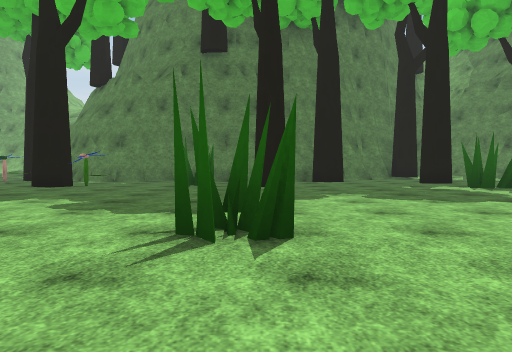
View 1 (above)

24 first-person views from a walk through a scene from a Unity 3-D project. The camera is 1.2 m above the floor, tilts 2° down and sees 70° across. The floor is counted in squares, 2 m on a side. Each view is taken from the middle of a square. On the plan, view 1 faces up. The plan holds only what a view shows up to about 10 squares ahead; the rest is blank. The place goes on beyond the plan. Some animated figures are left out. Surface patterns are stand-ins for the level's own textures.

View 2
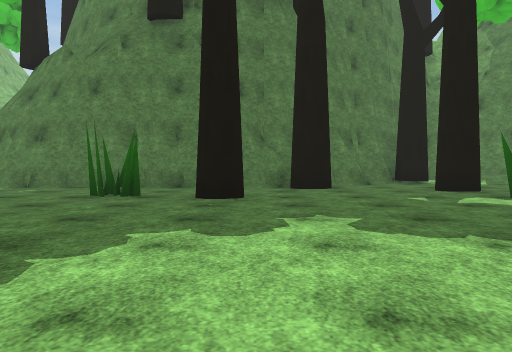

View 3
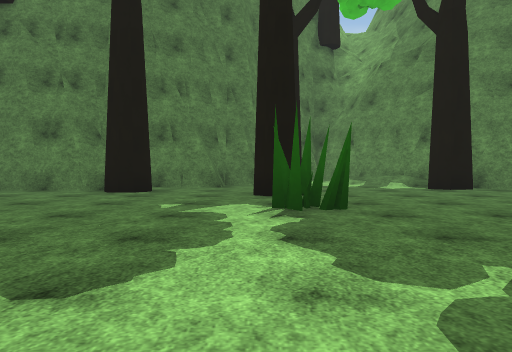

View 4
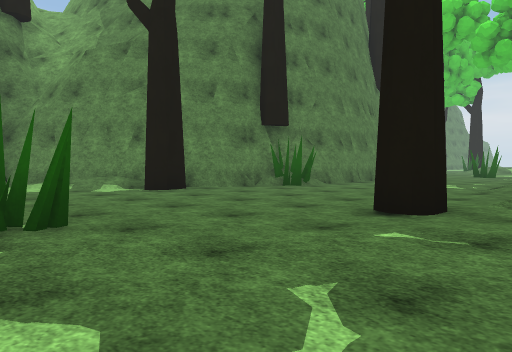

View 5
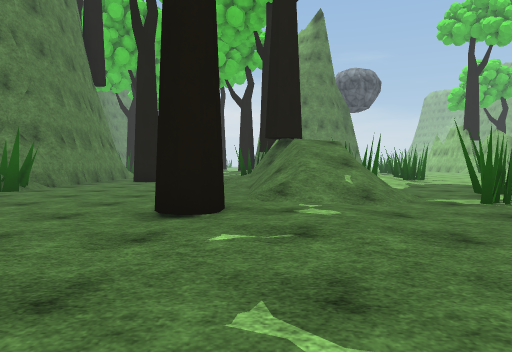

View 6
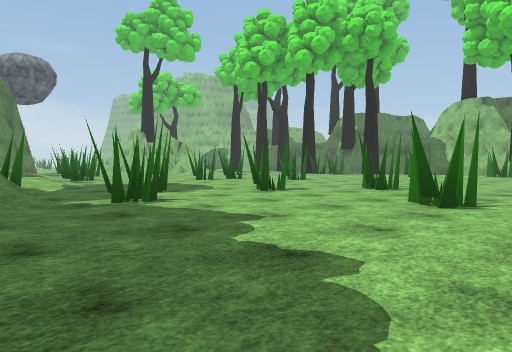

View 7
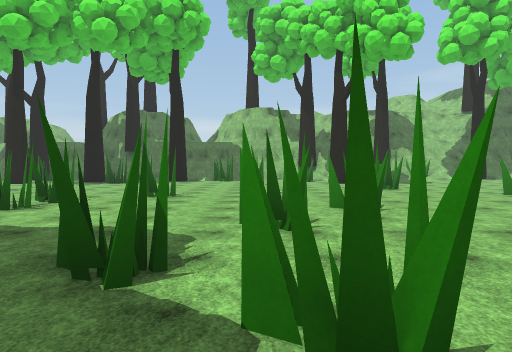

View 8
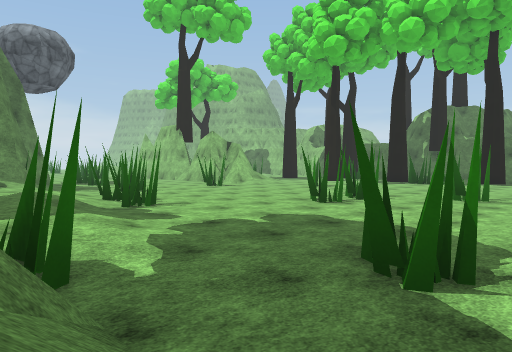

View 9
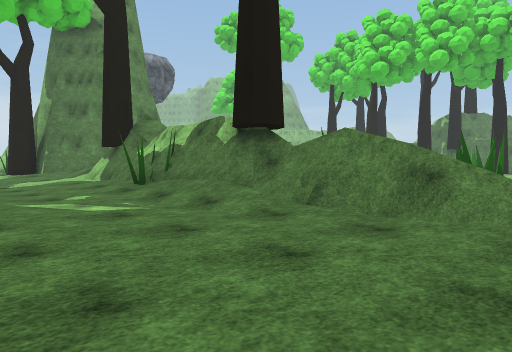

View 10
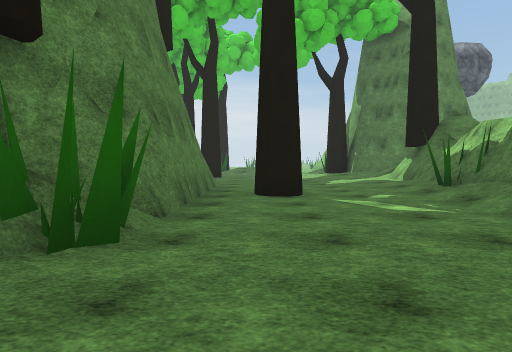

View 11
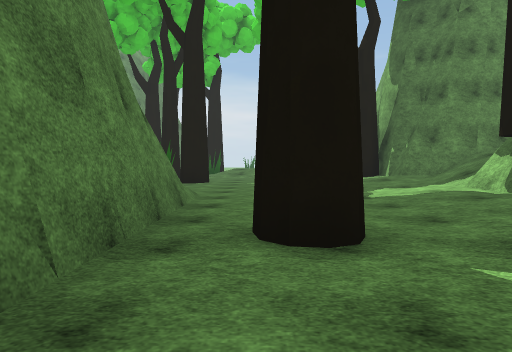

View 12
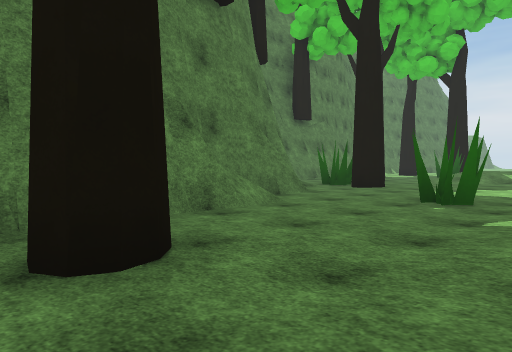

View 13
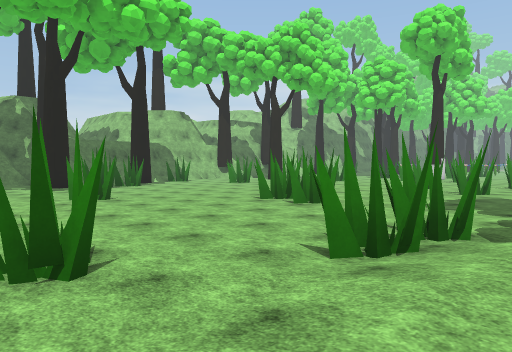

View 14
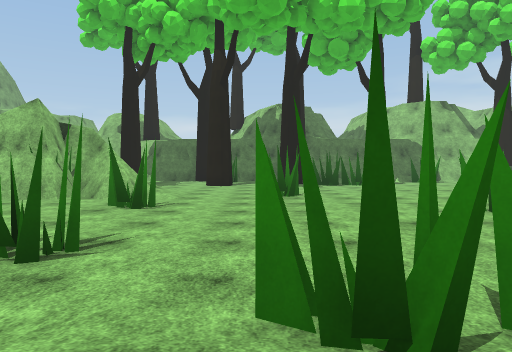

View 15
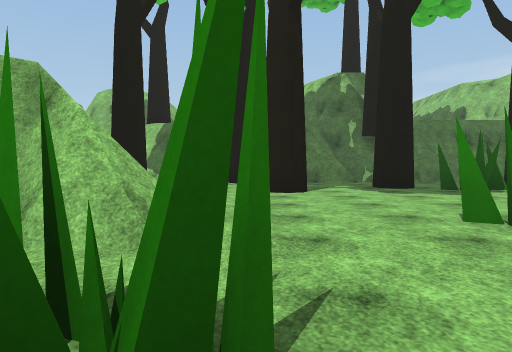

View 16
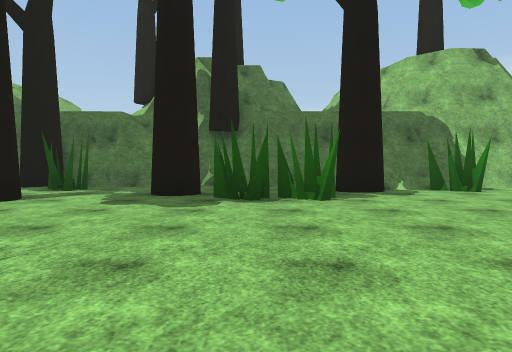

View 17
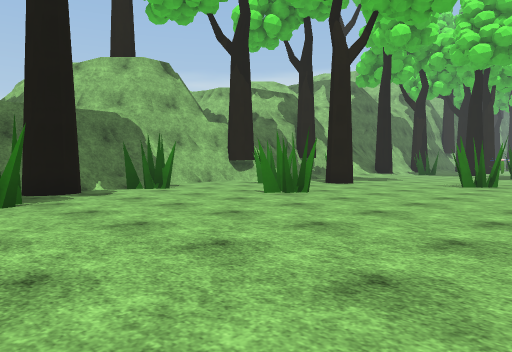

View 18
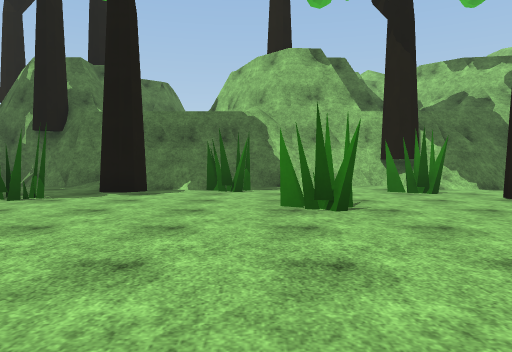

View 19
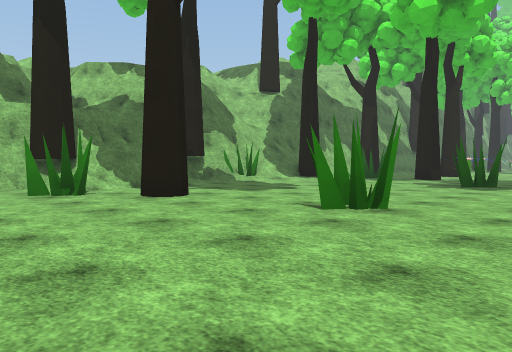

View 20
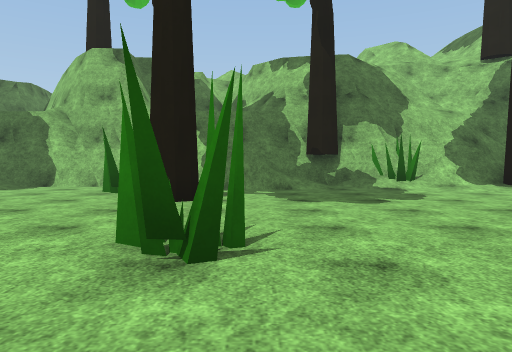

View 21
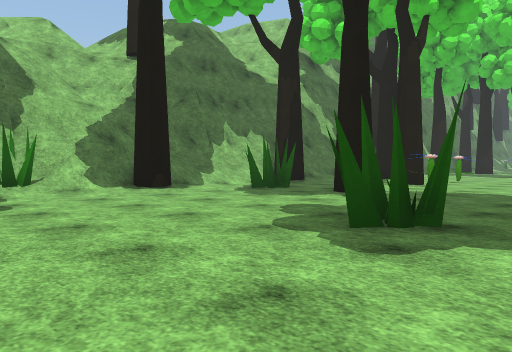

View 22
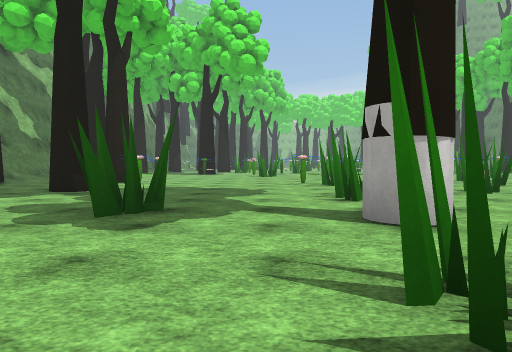

View 23
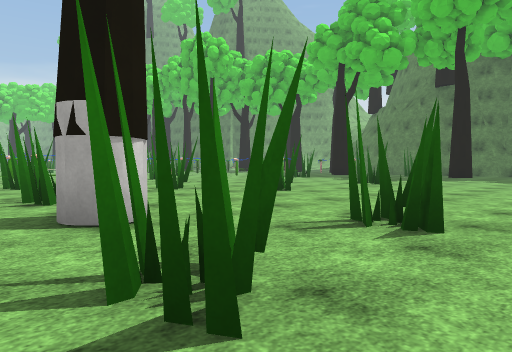

View 24
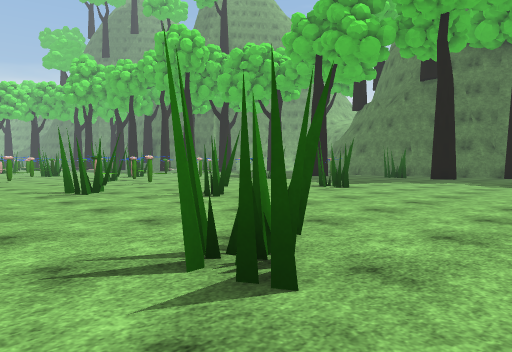

### Floor plan
Key: @ floor where view 1 was taken; # wall or solid block; x gap in a wall; . main floor; : floor 0.25 m higher than the main floor; / step, stairs or slope; = window, fence, low wall or low ledge; F flower; T tree; C cylinder.
Columns run from 5 left of view 1 to 24 right of it. Each row starts with its distance up from view 1.
 16             ##
 15             .##
 14         ### ..##
 13        ###....####         ##.
 12 #########......######   ####..
 11 ..........#.......#######.....
 10 #..#x ................#.......
  9 #F...#.....#...............//.
  8 ...........................//.
  7 ..............#/../////::::///
  6  ............:.///#########//#
  5  .............:///######=#  /#
  4   .............///=#        /#
  3    ..#........../..//////    #
  2    .............#.../////////
  1    ....... ......#...../////
  0  ....@.... ............###...
 -1 ....#..... .#...#..........#.
 -2 ..#..........................
 -3 ........##....#......#........
 -4 #.......##...........#........
 -5 #...#.T...........##x#.....=..
 -6 ......C..#........##..........
 -7 .........................../=#
 -8 .....##....##...........#..//#
 -9 .....##....##...............
-10 ............................
-11 ..#.............#...........
-12  ...........#........###..#
-13 ..#...........#........##..
-14 # ../#/......##../#.#.....##
-15    ////##///=#.../////.. ..##
-16    ##=#######################
-17     ##=#

Positions as (right, up) in squares from view 1, and headings:
1: (0, 0), facing up
2: (1, 3), facing up
3: (5, 4), facing up
4: (5, 5), facing up-right
5: (5, 6), facing right
6: (5, 5), facing down-right
7: (11, 4), facing down
8: (11, 4), facing down-right
9: (10, 10), facing down-right
10: (10, 10), facing right
11: (14, 10), facing right
12: (16, 7), facing up-right
13: (23, 2), facing down-left
14: (20, 2), facing down
15: (22, -4), facing down
16: (17, -6), facing down
17: (17, -6), facing down-left
18: (12, -6), facing down
19: (11, -6), facing down-left
20: (6, -6), facing down
21: (4, -7), facing down-left
22: (5, -7), facing left
23: (5, -7), facing up-left
24: (5, -5), facing up-left
